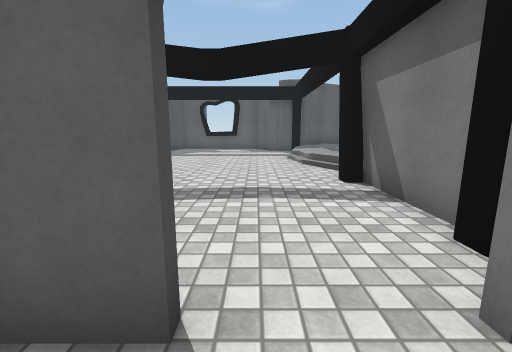
[1] (above)

16 first-person views from a walk through a 3-D level made in the Unity game engine. The camera is 1.2 m above the floor, tilts 10° down and sees 90° across. The floor is counted in squares, 1 m on a side. Each view is taken from the middle of a square. On the plan, view 1 faces up. The plan holds only what a view shows up to about 12 squares ahead; the rest is blank. The place goes on beyond the plan. The player character is not drawn. Surface patterns are stand-ins for the level's own textures.

[2]
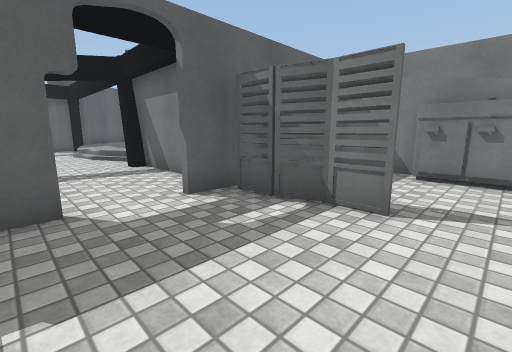

[3]
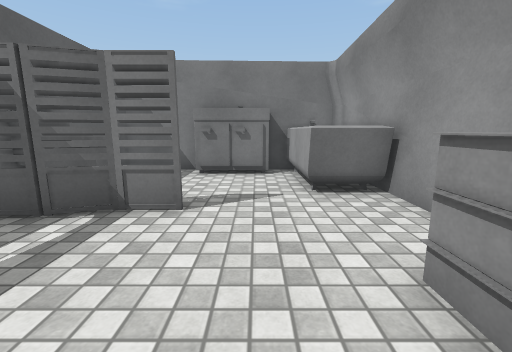

[4]
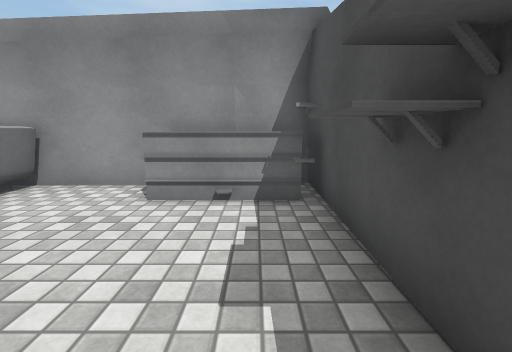

[5]
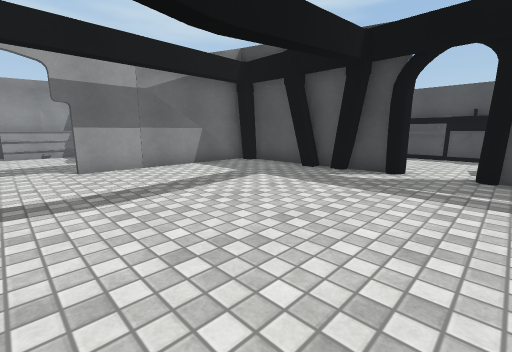

[6]
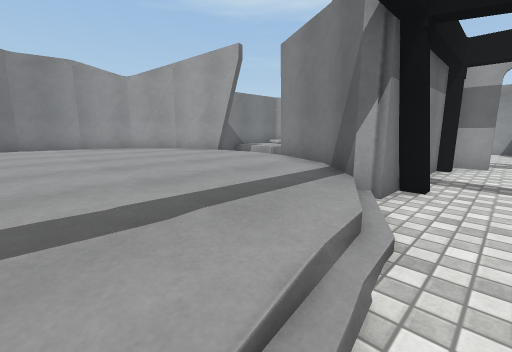

[7]
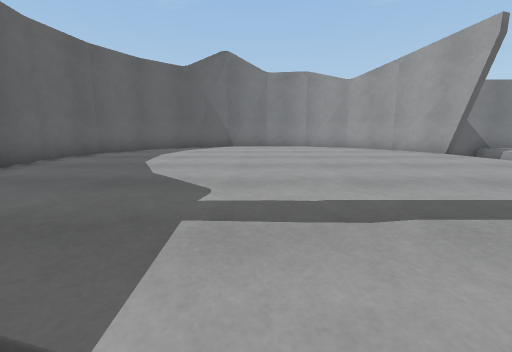

[8]
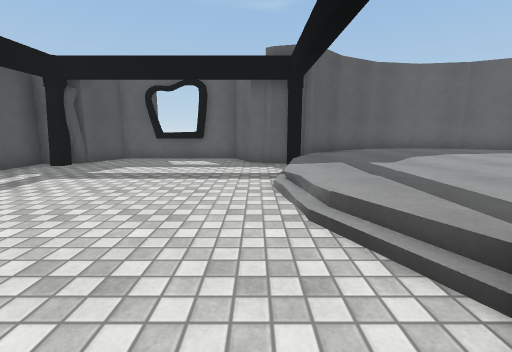

[9]
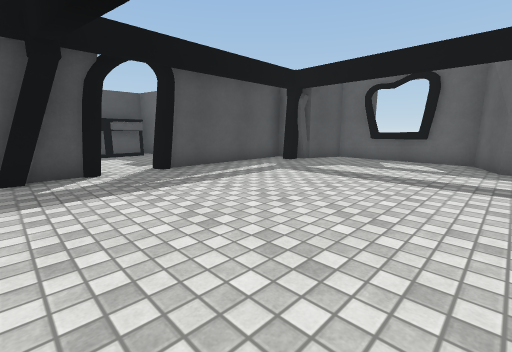

[10]
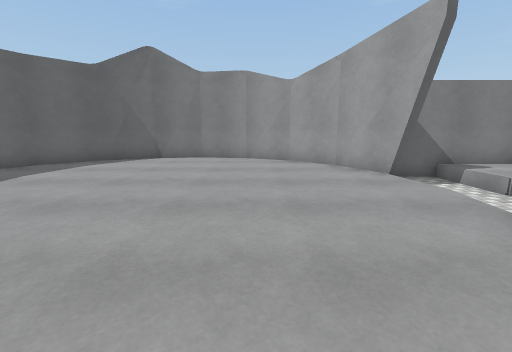

[11]
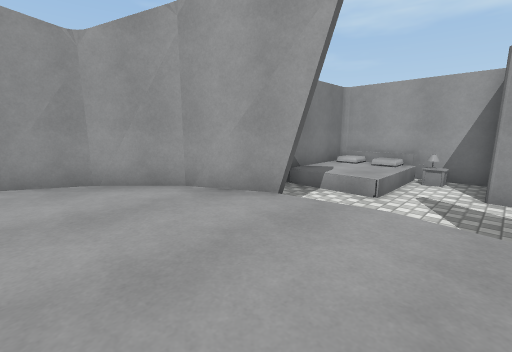

[12]
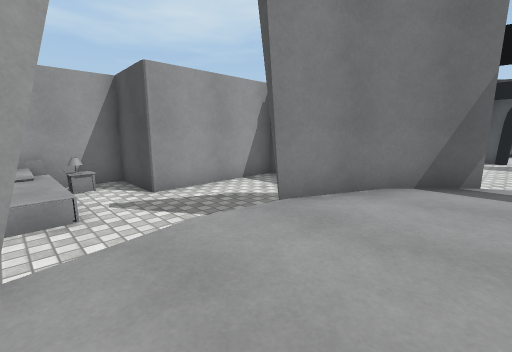

[13]
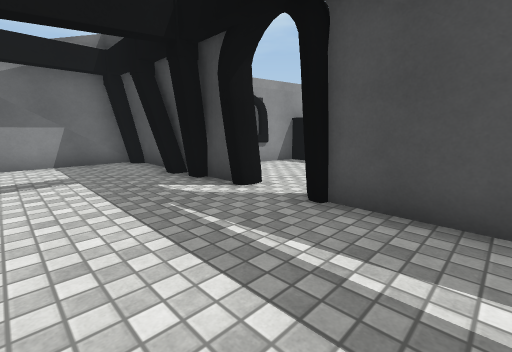

[14]
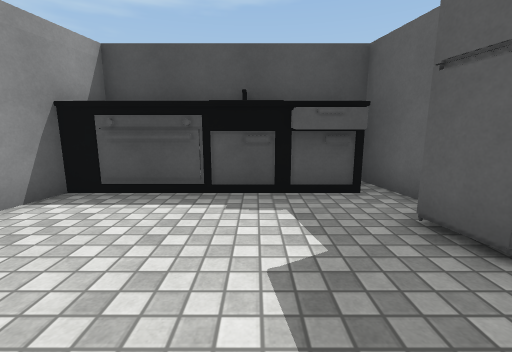

[15]
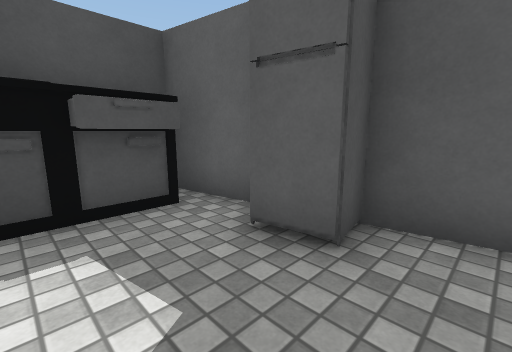

[16]
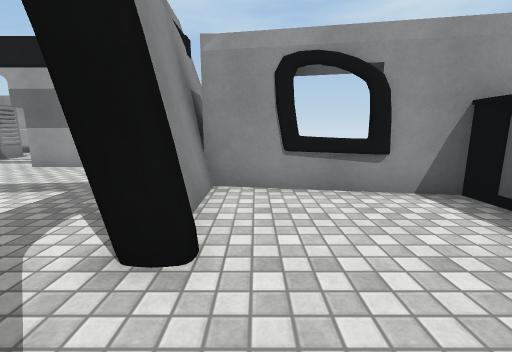

### Floor plan
Key: @ floor where view 1 was taken; # wall or solid block; . main floor; : floor 0.25 m higher than the main floor; + floor 0.5 m higher than the main floor; * floor 0.75 m higher than the main floor; / step, stairs or slope; = window, fence, low wall or low ledge; ^ raised ledge; T toilet; A table.
Columns run from 13 left of view 1 to 15 right of it. Each row starts with its distance up from view 1.
 18                   #######
 17         ###=###  ##+++++###
 16        ##.....####++++++++##
 15       ##........+++++++++++#
 14       #......../+++++++++++##
 13     ###......../++++++++++++#
 12 #####.#........::+++++++++++#
 11  #....#........::+++++++++++#
 10  #....#......../++++++++++++#
  9  #............./+++++++++++##
  8  #....##......../++++++++++#
  7  #....##.......###++++++++##
  6  #....##.......####+++++###
  5  #######........# ##///###
  4      ##.........# .......#
  3       #.........#........#
  2       ###......##...../++#
  1        ######..##T###./++#
  0            #.@..#T  #.A**#
 -1            #....#...######
 -2            #.......##
 -3            #.......##
 -4            #^^...####
 -5            #  ^..####
 -6            ##########

Positions as (right, up) in squares from view 1, and headings:
1: (0, 0), facing up
2: (-1, -3), facing up-right
3: (-1, -3), facing right
4: (-1, 0), facing down
5: (1, 10), facing down-left
6: (1, 12), facing down-right
7: (1, 12), facing right
8: (1, 6), facing up
9: (1, 6), facing up-left
10: (3, 9), facing right
11: (7, 9), facing down-right
12: (10, 8), facing down-left
13: (-3, 12), facing down-left
14: (-7, 9), facing left
15: (-8, 9), facing up-left
16: (-8, 10), facing down
